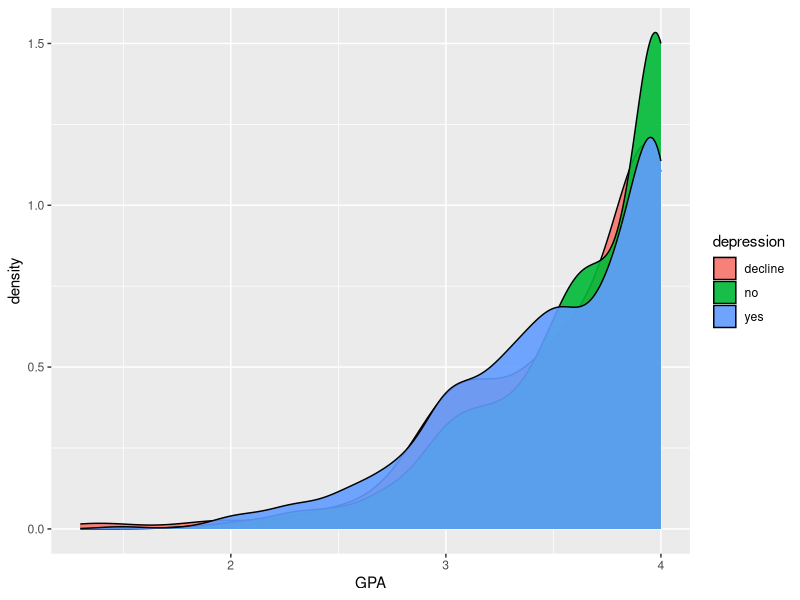
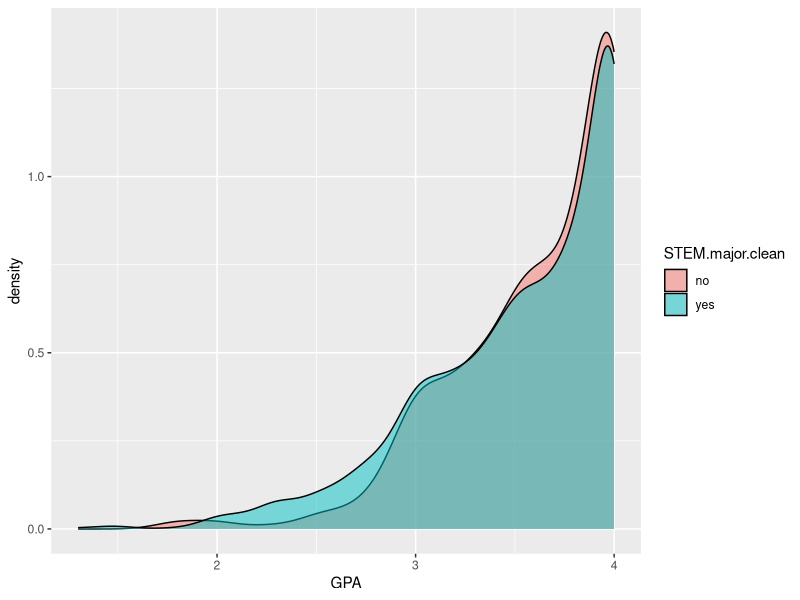

The R source for these figures, in order:
## ---- chunk 1
library(ggplot2)
library(tidyverse)
## ---- chunk 2
dep = read.csv("pone.0269201.s002.csv")

prop.table(table(stat(dep$depression)))

## GPA is character, has value of "decline"
dep <- dep[-which(dep$GPA == "decline"), ]
dep$GPA <- as.numeric(dep$GPA)
dep %>% ggplot(aes(x = GPA, fill = depression)) +
  geom_density(alpha = 0.9) + 
  scale_color_manual(c("red", "green", "blue"))
## ---- chunk 3
dep %>% ggplot(aes(x = GPA, fill = STEM.major.clean)) + 
  geom_density(alpha = 0.5) +
  scale_color_manual(c("red", "yellow"))
## ---- chunk 4
depYes <- dep %>%
  filter(depression == "yes")
prop.table(table(stat(depYes$depression)))
prop.table(table(stat(depYes$severity.depression.online)))
depNo <- dep %>% 
  filter(depression != "yes")

write.csv(depYes, "depYes.csv")
write.csv(depNo, "depNo.csv")
